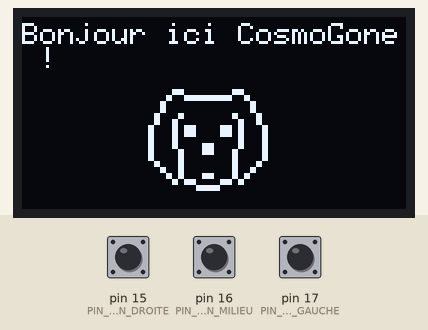
A sketch run on a simulated Arduino Uno, built with avr-gcc and run on an emulated ATmega328P. On the bench: 128×64 one-colour display. The test bench sets the inputs (shaded band); at power-on: pin 17 (PIN_BOUTON_GAUCHE) HIGH, pin 16 (PIN_BOUTON_MILIEU) HIGH, pin 15 (PIN_BOUTON_DROITE) HIGH.

Above: at 1.2 s.
1.3 s: pin 17 (PIN_BOUTON_GAUCHE) pulled LOW for 0.15 s
At 2.7 s:
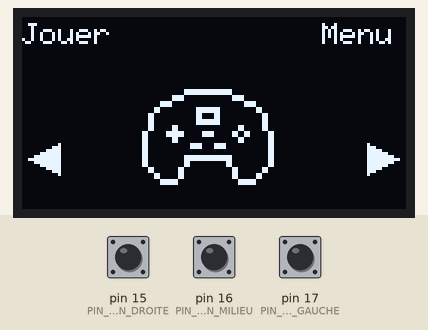
3.0 s: pin 16 (PIN_BOUTON_MILIEU) pulled LOW for 1 s
At 5.1 s:
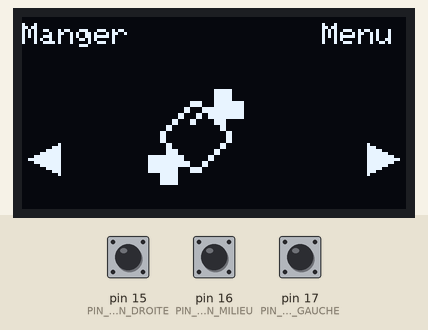
5.5 s: pin 15 (PIN_BOUTON_DROITE) pulled LOW for 0.15 s
At 6.9 s:
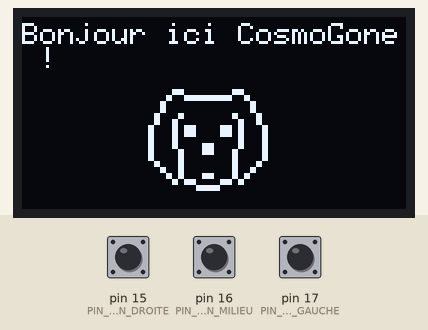
7.2 s: pin 17 (PIN_BOUTON_GAUCHE) pulled LOW for 1 s
At 8.4 s:
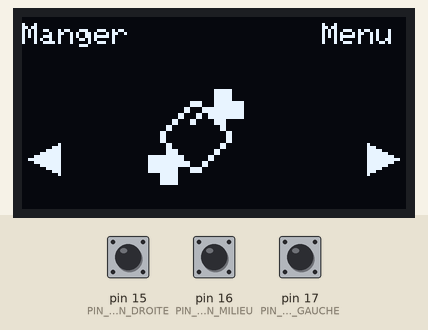
9.7 s: pin 15 (PIN_BOUTON_DROITE) pulled LOW for 1 s
At 10.3 s:
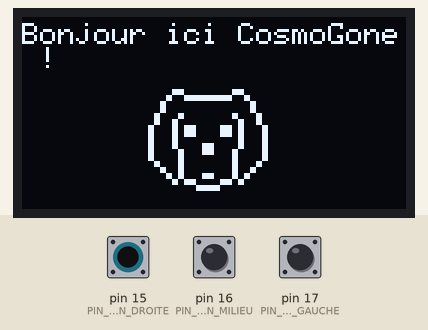
Timing chart, 0 to 12.7 s (numbered marks = the images above; inputs shaded):
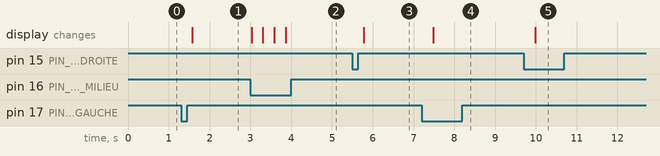

The sketch:

doneMenu.ino
```cpp
#include <SPI.h>
#include <Wire.h>
#include <Adafruit_GFX.h>
#include <Adafruit_SSD1306.h>

enum EtatAffichage { AFFICHER_MENU };

#define SCREEN_WIDTH 128
#define SCREEN_HEIGHT 64

#define brocheResetOLED    -1
#define adresseI2CecranOLED 0x3C

const int PIN_BOUTON_MILIEU = 16;
const int PIN_BOUTON_GAUCHE = 17;
const int PIN_BOUTON_DROITE = 15;

Adafruit_SSD1306 display(SCREEN_WIDTH, SCREEN_HEIGHT, &Wire, brocheResetOLED);

const unsigned char Tcosmo [] PROGMEM = {
	0x00, 0xf0, 0x00, 0x0f, 0x00, 0x00, 0xf0, 0x00, 0x0f, 0x00, 0x03, 0x0f, 0xff, 0xf0, 0xc0, 0x03,
	0x0f, 0xff, 0xf0, 0xc0, 0x0c, 0x00, 0x00, 0x00, 0x30, 0x0c, 0x00, 0x00, 0x00, 0x30, 0x0c, 0x00,
	0x00, 0x00, 0x30, 0x0c, 0x00, 0x00, 0x00, 0x30, 0x30, 0x30, 0x00, 0x0c, 0x0c, 0x30, 0x30, 0x00,
	0x0c, 0x0c, 0x30, 0xc0, 0x00, 0x03, 0x0c, 0x30, 0xc0, 0x00, 0x03, 0x0c, 0xc0, 0xcf, 0x00, 0xf3,
	0x03, 0xc0, 0xcf, 0x00, 0xf3, 0x03, 0xc0, 0xcf, 0x00, 0xf3, 0x03, 0xc0, 0xcf, 0x00, 0xf3, 0x03,
	0xc0, 0xc0, 0x00, 0x03, 0x03, 0xc0, 0xc0, 0x00, 0x03, 0x03, 0xc0, 0xc0, 0x3c, 0x03, 0x03, 0xc0,
	0xc0, 0x3c, 0x03, 0x03, 0xc0, 0x30, 0x3c, 0x0c, 0x03, 0xc0, 0x30, 0x3c, 0x0c, 0x03, 0xc0, 0x30,
	0x00, 0x0c, 0x03, 0xc0, 0x30, 0x00, 0x0c, 0x03, 0x30, 0x30, 0x00, 0x0c, 0x0c, 0x30, 0x30, 0x00,
	0x0c, 0x0c, 0x0c, 0x30, 0x00, 0x0c, 0x30, 0x0c, 0x30, 0x00, 0x0c, 0x30, 0x03, 0x30, 0x3c, 0x0c,
	0xc0, 0x03, 0x30, 0x3c, 0x0c, 0xc0, 0x00, 0xcf, 0x00, 0xf3, 0x00, 0x00, 0xcf, 0x00, 0xf3, 0x00,
	0x00, 0x00, 0xff, 0x00, 0x00, 0x00, 0x00, 0xff, 0x00, 0x00
};
const unsigned char Tfood [] PROGMEM = {
	0x00, 0x00, 0x03, 0xf0, 0x00, 0x00, 0x03, 0xf0, 0x00, 0x00, 0x03, 0xf0, 0x00, 0x00, 0x03, 0xf0,
	0x00, 0x03, 0xc3, 0xff, 0x00, 0x03, 0xc3, 0xff, 0x00, 0x0c, 0x3f, 0xff, 0x00, 0x0c, 0x3f, 0xff,
	0x00, 0x30, 0xcf, 0xff, 0x00, 0x30, 0xcf, 0xff, 0x00, 0xc3, 0x03, 0xc0, 0x00, 0xc3, 0x03, 0xc0,
	0x03, 0x00, 0x00, 0xc0, 0x03, 0x00, 0x00, 0xc0, 0x0c, 0x00, 0x00, 0x30, 0x0c, 0x00, 0x00, 0x30,
	0x0c, 0x00, 0x00, 0x30, 0x0c, 0x00, 0x00, 0x30, 0x03, 0x00, 0x00, 0xc0, 0x03, 0x00, 0x00, 0xc0,
	0x03, 0xc0, 0x03, 0x00, 0x03, 0xc0, 0x03, 0x00, 0xff, 0xf0, 0x0c, 0x00, 0xff, 0xf0, 0x0c, 0x00,
	0xff, 0xfc, 0x30, 0x00, 0xff, 0xfc, 0x30, 0x00, 0xff, 0xc3, 0xc0, 0x00, 0xff, 0xc3, 0xc0, 0x00,
	0x0f, 0xc0, 0x00, 0x00, 0x0f, 0xc0, 0x00, 0x00, 0x0f, 0xc0, 0x00, 0x00, 0x0f, 0xc0, 0x00, 0x00
};
const unsigned char Tplay [] PROGMEM = {
		0x00, 0x03, 0xff, 0xfc, 0x00, 0x00, 0x00, 0x03, 0xff, 0xfc, 0x00, 0x00, 0x00, 0x3c, 0x00, 0x03,
	0xc0, 0x00, 0x00, 0x3c, 0x00, 0x03, 0xc0, 0x00, 0x03, 0xc0, 0x00, 0x00, 0x3c, 0x00, 0x03, 0xc0,
	0x00, 0x00, 0x3c, 0x00, 0x0c, 0x00, 0x3f, 0xc0, 0x03, 0x00, 0x0c, 0x00, 0x3f, 0xc0, 0x03, 0x00,
	0x30, 0x00, 0x30, 0xc0, 0x00, 0xc0, 0x30, 0x00, 0x30, 0xc0, 0x00, 0xc0, 0x30, 0x00, 0x3f, 0xc0,
	0x00, 0xc0, 0x30, 0x00, 0x3f, 0xc0, 0x00, 0xc0, 0x30, 0x30, 0x00, 0x00, 0xc0, 0xc0, 0x30, 0x30,
	0x00, 0x00, 0xc0, 0xc0, 0xc0, 0xfc, 0x0f, 0x03, 0x30, 0x30, 0xc0, 0xfc, 0x0f, 0x03, 0x30, 0x30,
	0xc0, 0x30, 0x00, 0x00, 0xc0, 0x30, 0xc0, 0x30, 0x00, 0x00, 0xc0, 0x30, 0xc0, 0x00, 0xf0, 0xf0,
	0x00, 0x30, 0xc0, 0x00, 0xf0, 0xf0, 0x00, 0x30, 0xc0, 0x00, 0x00, 0x00, 0x00, 0x30, 0xc0, 0x00,
	0x00, 0x00, 0x00, 0x30, 0xc0, 0x03, 0xff, 0xfc, 0x00, 0x30, 0xc0, 0x03, 0xff, 0xfc, 0x00, 0x30,
	0xc0, 0x03, 0x00, 0x0c, 0x00, 0x30, 0xc0, 0x03, 0x00, 0x0c, 0x00, 0x30, 0x30, 0x0c, 0x00, 0x03,
	0x00, 0xc0, 0x30, 0x0c, 0x00, 0x03, 0x00, 0xc0, 0x0c, 0x0c, 0x00, 0x03, 0x03, 0x00, 0x0c, 0x0c,
	0x00, 0x03, 0x03, 0x00, 0x03, 0xf0, 0x00, 0x00, 0xfc, 0x00, 0x03, 0xf0, 0x00, 0x00, 0xfc, 0x00
};
const unsigned char Tsettings [] PROGMEM = {
0x00, 0x03, 0xc0, 0x00, 0x00, 0x03, 0xc0, 0x00, 0x00, 0x0f, 0xf0, 0x00, 0x00, 0x0f, 0xf0, 0x00,
	0x03, 0xcf, 0xf3, 0xc0, 0x03, 0xcf, 0xf3, 0xc0, 0x0f, 0xff, 0xff, 0xf0, 0x0f, 0xff, 0xff, 0xf0,
	0x0f, 0xff, 0xff, 0xf0, 0x0f, 0xff, 0xff, 0xf0, 0x03, 0xff, 0xff, 0xc0, 0x03, 0xff, 0xff, 0xc0,
	0x3f, 0xfc, 0x3f, 0xfc, 0x3f, 0xfc, 0x3f, 0xfc, 0xff, 0xf0, 0x0f, 0xff, 0xff, 0xf0, 0x0f, 0xff,
	0xff, 0xf0, 0x0f, 0xff, 0xff, 0xf0, 0x0f, 0xff, 0x3f, 0xfc, 0x3f, 0xfc, 0x3f, 0xfc, 0x3f, 0xfc,
	0x03, 0xff, 0xff, 0xc0, 0x03, 0xff, 0xff, 0xc0, 0x0f, 0xff, 0xff, 0xf0, 0x0f, 0xff, 0xff, 0xf0,
	0x0f, 0xff, 0xff, 0xf0, 0x0f, 0xff, 0xff, 0xf0, 0x03, 0xcf, 0xf3, 0xc0, 0x03, 0xcf, 0xf3, 0xc0,
	0x00, 0x0f, 0xf0, 0x00, 0x00, 0x0f, 0xf0, 0x00, 0x00, 0x03, 0xc0, 0x00, 0x00, 0x03, 0xc0, 0x00
};
const unsigned char Tbathroom [] PROGMEM = {
	0x00, 0xf0, 0x00, 0x00, 0x00, 0x00, 0xf0, 0x00, 0x00, 0x00, 0x03, 0x0c, 0x00, 0x00, 0x00, 0x03,
	0x0c, 0x00, 0x00, 0x00, 0x0c, 0x0c, 0x00, 0x00, 0x00, 0x0c, 0x0c, 0x00, 0x00, 0x00, 0x0c, 0x3f,
	0x00, 0x00, 0x00, 0x0c, 0x3f, 0x00, 0x00, 0x00, 0x0c, 0x00, 0x00, 0x00, 0x00, 0x0c, 0x00, 0x00,
	0x00, 0x00, 0x0c, 0x00, 0x00, 0x00, 0x00, 0x0c, 0x00, 0x00, 0x00, 0x00, 0x0c, 0x00, 0x00, 0x00,
	0x00, 0x0c, 0x00, 0x00, 0x00, 0x00, 0x0f, 0x00, 0x00, 0x00, 0x00, 0x0f, 0x00, 0x00, 0x00, 0x00,
	0x0c, 0x00, 0x00, 0x00, 0x00, 0x0c, 0x00, 0x00, 0x00, 0x00, 0x3f, 0xff, 0xff, 0xff, 0x00, 0x3f,
	0xff, 0xff, 0xff, 0x00, 0xc0, 0x00, 0x00, 0x00, 0xc0, 0xc0, 0x00, 0x00, 0x00, 0xc0, 0x3f, 0xff,
	0xff, 0xff, 0x00, 0x3f, 0xff, 0xff, 0xff, 0x00, 0x30, 0x00, 0x00, 0x03, 0x00, 0x30, 0x00, 0x00,
	0x03, 0x00, 0x30, 0x00, 0x00, 0x03, 0x00, 0x30, 0x00, 0x00, 0x03, 0x00, 0x30, 0x00, 0x00, 0x03,
	0x00, 0x30, 0x00, 0x00, 0x03, 0x00, 0x30, 0x00, 0x00, 0x03, 0x00, 0x30, 0x00, 0x00, 0x03, 0x00,
	0x30, 0x00, 0x00, 0x03, 0x00, 0x30, 0x00, 0x00, 0x03, 0x00, 0x30, 0x00, 0x00, 0x03, 0x00, 0x30,
	0x00, 0x00, 0x03, 0x00, 0x0c, 0x00, 0x00, 0x0c, 0x00, 0x0c, 0x00, 0x00, 0x0c, 0x00, 0x0c, 0x00,
	0x00, 0x0c, 0x00, 0x0c, 0x00, 0x00, 0x0c, 0x00, 0x03, 0x00, 0x00, 0x30, 0x00, 0x03, 0x00, 0x00,
	0x30, 0x00, 0x00, 0xff, 0xff, 0xc0, 0x00, 0x00, 0xff, 0xff, 0xc0, 0x00, 0x00, 0x30, 0x03, 0x00,
	0x00, 0x00, 0x30, 0x03, 0x00, 0x00
};
const unsigned char FDroite [] PROGMEM = {
    0x80, 0x00, 0xe0, 0x00, 0xf8, 0x00, 0xfe, 0x00, 0xff, 0x80, 0xff, 0xe0, 0xff, 0x80, 0xfe, 0x00,
    0xf8, 0x00, 0xe0, 0x00, 0x80, 0x00
};
const unsigned char FGauche [] PROGMEM = {
    0x00, 0x20, 0x00, 0xe0, 0x03, 0xe0, 0x0f, 0xe0, 0x3f, 0xe0, 0xff, 0xe0, 0x3f, 0xe0, 0x0f, 0xe0,
    0x03, 0xe0, 0x00, 0xe0, 0x00, 0x20
};
const unsigned char Testbackground [] PROGMEM = {
	0xff, 0xff, 0xff, 0xff, 0xff, 0xff, 0xff, 0xff, 0xff, 0xff, 0xff, 0xff, 0xff, 0xff, 0xff, 0xff,
	0xff, 0xff, 0xff, 0xff, 0xff, 0xff, 0xff, 0xff, 0xff, 0xff, 0xff, 0xff, 0xff, 0xff, 0xff, 0xff,
	0xff, 0xff, 0xff, 0xff, 0xff, 0xff, 0xff, 0xff, 0xff, 0xff, 0xff, 0xff, 0xff, 0xff, 0xff, 0xff,
	0xff, 0xff, 0xff, 0xff, 0xff, 0xff, 0xff, 0xff, 0xff, 0xff, 0xff, 0xff, 0xff, 0xff, 0xff, 0xff,
	0xff, 0xff, 0xff, 0xff, 0xff, 0xff, 0xff, 0xff, 0xff, 0xff, 0xff, 0xff, 0xff, 0xff, 0xff, 0xff,
	0xff, 0xff, 0xff, 0xff, 0xff, 0xff, 0xff, 0xff, 0xff, 0xff, 0xff, 0xff, 0xff, 0xff, 0xff, 0xff,
	0xff, 0xff, 0xff, 0xff, 0xff, 0xff, 0xff, 0xff, 0xff, 0xff, 0xff, 0xff, 0xff, 0xff, 0xff, 0xff,
	0xff, 0xff, 0xff, 0xff, 0xff, 0xff, 0xff, 0xff, 0xff, 0xff, 0xff, 0xff, 0xff, 0xff, 0xff, 0xff,
	0xff, 0xff, 0xff, 0xff, 0xff, 0xff, 0xff, 0xff, 0xff, 0xff, 0xff, 0xff, 0xff, 0xff, 0xff, 0xff,
	0xff, 0xff, 0xff, 0xff, 0xff, 0xff, 0xff, 0xff, 0xff, 0xff, 0xff, 0xff, 0xff, 0xff, 0xff, 0xff,
	0xff, 0xff, 0xff, 0xff, 0xff, 0xff, 0xff, 0xff, 0xff, 0xff, 0xff, 0xff, 0xff, 0xff, 0xff, 0xff,
	0xff, 0xff, 0xff, 0xff, 0xff, 0xff, 0xff, 0xff, 0xff, 0xff, 0xff, 0xff, 0xff, 0xff, 0xff, 0xff,
	0xff, 0xff, 0xff, 0xff, 0xff, 0xff, 0xff, 0xff, 0xff, 0xff, 0xff, 0xff, 0xff, 0xff, 0xff, 0xff,
	0xff, 0xff, 0xff, 0xff, 0xff, 0xff, 0xff, 0xff, 0xff, 0xff, 0xff, 0xff, 0xff, 0xff, 0xff, 0xff,
	0xff, 0xff, 0xff, 0xff, 0xff, 0xff, 0xff, 0xff, 0xff, 0xff, 0xff, 0xf0, 0x00, 0x01, 0xff, 0xff,
	0xff, 0xff, 0xff, 0xff, 0xff, 0xff, 0xff, 0xff, 0xff, 0xff, 0xff, 0xf7, 0xff, 0xfd, 0xff, 0xff,
	0xff, 0xff, 0xff, 0xff, 0xff, 0xff, 0xff, 0xff, 0xff, 0xff, 0xff, 0xf4, 0x00, 0x05, 0xff, 0xff,
	0xff, 0xff, 0xff, 0xff, 0xff, 0xff, 0xff, 0xff, 0xff, 0xff, 0xff, 0xf5, 0xff, 0xf5, 0xff, 0xff,
	0xff, 0xff, 0xff, 0xff, 0xff, 0xff, 0xff, 0xff, 0xff, 0xff, 0xff, 0xf5, 0xff, 0xf5, 0xff, 0xff,
	0xff, 0xff, 0xff, 0xff, 0xff, 0xff, 0xff, 0xff, 0xff, 0xff, 0xff, 0xf5, 0xff, 0xf5, 0xff, 0xff,
	0xff, 0xff, 0xff, 0xff, 0xff, 0xff, 0xff, 0xff, 0xff, 0xff, 0xff, 0xf5, 0xff, 0xf5, 0xff, 0xff,
	0xff, 0xff, 0xff, 0xff, 0xff, 0xff, 0xff, 0xff, 0xff, 0xff, 0xff, 0xf4, 0x00, 0x05, 0xff, 0xff,
	0xff, 0xff, 0xff, 0xff, 0xff, 0xff, 0xff, 0xff, 0xff, 0xff, 0xff, 0xf7, 0xff, 0xfd, 0xff, 0xff,
	0xff, 0xff, 0xff, 0xff, 0xff, 0xff, 0xff, 0xff, 0xff, 0xff, 0xff, 0xf0, 0x00, 0x01, 0xff, 0xff,
	0xff, 0xff, 0xff, 0xff, 0xff, 0xff, 0xff, 0xff, 0xff, 0xff, 0xff, 0xff, 0xff, 0xff, 0xff, 0xff,
	0xff, 0xff, 0xff, 0xff, 0xff, 0xff, 0xff, 0xff, 0xff, 0xff, 0xff, 0xff, 0xff, 0xff, 0xff, 0xff,
	0xff, 0xff, 0x7f, 0xef, 0xff, 0xff, 0xff, 0xff, 0xff, 0xff, 0xff, 0xff, 0xff, 0xff, 0xff, 0xff,
	0xff, 0xff, 0xbf, 0xdf, 0xff, 0xff, 0xff, 0xff, 0xff, 0xff, 0xff, 0xff, 0xff, 0xff, 0xff, 0xff,
	0xff, 0xff, 0xdf, 0xbf, 0xff, 0xff, 0xff, 0xff, 0xff, 0xff, 0xff, 0xff, 0xff, 0xff, 0xff, 0xff,
	0xff, 0xff, 0xef, 0x7f, 0xff, 0xff, 0xff, 0xff, 0xff, 0xff, 0xff, 0xff, 0xff, 0xff, 0xff, 0xff,
	0xff, 0xff, 0xf6, 0xff, 0xff, 0xff, 0xff, 0xff, 0xff, 0xff, 0xff, 0xff, 0xff, 0xff, 0xff, 0xff,
	0xff, 0xff, 0xf9, 0xff, 0xff, 0xff, 0xff, 0xff, 0xff, 0xff, 0xff, 0xff, 0xff, 0xfe, 0x00, 0x00,
	0xff, 0xfe, 0x00, 0x07, 0xff, 0xff, 0xff, 0xff, 0xff, 0xff, 0xff, 0xff, 0xff, 0xfe, 0xff, 0xfe,
	0xff, 0xfc, 0xff, 0xbb, 0xff, 0xff, 0xff, 0xff, 0xff, 0xff, 0xff, 0xff, 0xff, 0xfe, 0xff, 0xfe,
	0xff, 0xfd, 0x7e, 0xbb, 0xff, 0xff, 0xff, 0xff, 0xff, 0xff, 0xff, 0xff, 0xff, 0xfe, 0xff, 0xfe,
	0xff, 0xfd, 0xbd, 0xcb, 0xff, 0xff, 0xff, 0xff, 0xff, 0xff, 0xff, 0xff, 0xff, 0xfe, 0xff, 0xfe,
	0xff, 0xfd, 0xc2, 0xdb, 0xff, 0xff, 0xff, 0xff, 0xff, 0xff, 0xff, 0xff, 0xff, 0xfe, 0x00, 0x00,
	0xff, 0xfd, 0xc7, 0x93, 0xff, 0xff, 0xff, 0xff, 0xff, 0xff, 0xff, 0xff, 0xff, 0xfe, 0xff, 0xfe,
	0xff, 0xfd, 0xcd, 0xbb, 0xff, 0xff, 0xff, 0xff, 0xff, 0xff, 0xff, 0xff, 0xff, 0xfe, 0xff, 0xfe,
	0xff, 0xfd, 0xce, 0xeb, 0xff, 0xff, 0xff, 0xff, 0xff, 0xff, 0xff, 0xff, 0xff, 0xfe, 0xff, 0xfe,
	0xff, 0xfd, 0xcf, 0x5b, 0xff, 0xff, 0xff, 0xff, 0xff, 0xff, 0xff, 0xff, 0xff, 0xfe, 0xff, 0xfe,
	0xff, 0xfe, 0x00, 0x07, 0xff, 0xff, 0xff, 0xff, 0xff, 0xff, 0xff, 0xff, 0xff, 0xfe, 0x00, 0x00,
	0xff, 0xff, 0xf0, 0xff, 0xff, 0xff, 0xff, 0xff, 0xff, 0xff, 0xff, 0xff, 0xff, 0xfe, 0xff, 0xfe,
	0xff, 0xfe, 0x00, 0x07, 0xff, 0xff, 0xff, 0xff, 0xff, 0xff, 0xff, 0xff, 0xff, 0xfe, 0xff, 0xfe,
	0xff, 0xfe, 0xff, 0xf7, 0xff, 0xff, 0xff, 0xff, 0xff, 0xff, 0xff, 0xff, 0xff, 0xfe, 0xff, 0xfe,
	0xfc, 0x00, 0x00, 0x00, 0x07, 0xff, 0xff, 0xff, 0xff, 0xff, 0xff, 0xff, 0xff, 0xfe, 0xff, 0xfe,
	0xfd, 0xf7, 0xee, 0xfd, 0xf7, 0xff, 0xff, 0xff, 0xff, 0xff, 0xff, 0xff, 0xff, 0xfe, 0x00, 0x00,
	0xfd, 0xdd, 0xff, 0xf7, 0x77, 0xff, 0xff, 0xff, 0xff, 0xff, 0xff, 0xff, 0xff, 0xfe, 0xff, 0xfe,
	0xfd, 0x7f, 0x6e, 0xdf, 0xd7, 0xff, 0xff, 0xff, 0xff, 0xff, 0xff, 0xff, 0xff, 0xfe, 0xff, 0xfe,
	0xfd, 0xff, 0xdf, 0x7f, 0xf7, 0xff, 0xff, 0xff, 0xff, 0xff, 0xff, 0xff, 0xff, 0xfe, 0xff, 0xfe,
	0xfc, 0xaa, 0xae, 0xaa, 0xa7, 0xff, 0xff, 0xff, 0xff, 0xff, 0xff, 0xff, 0xff, 0xfe, 0xff, 0xfe,
	0xfd, 0xff, 0xe0, 0xff, 0xf7, 0xff, 0xff, 0xff, 0xff, 0xff, 0xff, 0xff, 0xff, 0xfe, 0x00, 0x00,
	0xfd, 0xfe, 0x1b, 0x0f, 0xf7, 0xff, 0xff, 0xff, 0xff, 0xff, 0x80, 0x00, 0xff, 0xfe, 0xff, 0xfe,
	0xfd, 0xf1, 0xff, 0xf1, 0xf7, 0xff, 0xff, 0xff, 0xff, 0xf0, 0x7f, 0xff, 0x07, 0xfe, 0xff, 0xfe,
	0xfd, 0x8f, 0xfb, 0xfe, 0x37, 0xff, 0xff, 0xff, 0xff, 0xcf, 0xff, 0xff, 0xf9, 0xfe, 0xff, 0xfe,
	0xfc, 0x7f, 0xff, 0xff, 0xc7, 0xff, 0xff, 0xff, 0xff, 0x3f, 0xff, 0xff, 0xfe, 0x7e, 0xff, 0xfe,
	0xfc, 0x00, 0x00, 0x00, 0x07, 0xff, 0xff, 0xff, 0xfe, 0xff, 0xff, 0xff, 0xff, 0xbe, 0x00, 0x00,
	0xf9, 0x11, 0x26, 0x48, 0x8b, 0xff, 0xff, 0xff, 0xfe, 0xff, 0xff, 0xff, 0xff, 0xbe, 0xff, 0xfe,
	0xf0, 0x88, 0x90, 0x91, 0x11, 0xff, 0xff, 0xff, 0xfe, 0xff, 0xff, 0xff, 0xff, 0xbe, 0xff, 0xfe,
	0xe4, 0x44, 0x26, 0x42, 0x22, 0xff, 0xff, 0xff, 0xff, 0x3f, 0xff, 0xff, 0xfe, 0x7e, 0xff, 0xfe,
	0xc2, 0x22, 0x50, 0xa4, 0x44, 0x7f, 0xff, 0xff, 0xff, 0xcf, 0xff, 0xff, 0xf9, 0xfe, 0xff, 0xfe,
	0x91, 0x10, 0xa6, 0x50, 0x88, 0xbf, 0xff, 0xff, 0xff, 0xf0, 0x7f, 0xff, 0x07, 0xfe, 0x00, 0x00,
	0x48, 0x89, 0x50, 0xa9, 0x11, 0x1f, 0xff, 0xff, 0xff, 0xff, 0x80, 0x00, 0xff, 0xfe, 0xb6, 0xda,
	0x00, 0x02, 0xa6, 0x54, 0x00, 0x0f, 0xff, 0xff, 0xff, 0xff, 0xff, 0xff, 0xff, 0xfe, 0x00, 0x00
};

bool cosmoBienvenueAffiche = true;
bool menuAffiche = false; // Indique si le menu est actuellement affiché ou non
bool salleDeJeuxAffiche = false; // Indique si l'écran de la salle de jeux est affiché
bool boutonGaucheAppuye = false; // Indique si le bouton gauche est appuyé
bool boutonDroitAppuye = false; // Indique si le bouton droit est appuyé
int selectionMenu = 0; // Indique l'élément actuellement sélectionné dans le menu


void CosmoBienvenue() {
    display.clearDisplay();
    display.setTextSize(1);
    display.setTextColor(WHITE);
    display.setCursor(0, 2);
    display.println("Bonjour ici CosmoGone !");
    display.drawBitmap(42, 24, Tcosmo, 40, 34, WHITE);
    display.display();
}

void afficherMenuPrincipal() {
    display.clearDisplay();

    // Affichez le bouton du milieu
    display.setTextSize(1);
    display.setTextColor(WHITE);
    display.setCursor(100, 2);
    display.print("Menu");

    // Affichez le bouton gauche et le bouton droit
    display.drawBitmap(2, 42, FGauche, 11, 11, WHITE);
    display.drawBitmap(115, 42, FDroite, 11, 11, WHITE);

    // Afficher les éléments du menu
    switch (selectionMenu) {
        case 0: // Jouer
            display.drawBitmap(40, 24, Tplay, 44, 32, WHITE);
            display.setTextSize(1);
            display.setTextColor(WHITE);
            display.setCursor(0, 2);
            display.println("Jouer");
            break;
        case 1: // Manger
            display.drawBitmap(42, 24, Tfood, 32, 32, WHITE);
            display.setTextSize(1);
            display.setTextColor(WHITE);
            display.setCursor(0, 2);
            display.println("Manger");
            break;
        case 2: // Laver
            display.drawBitmap(42, 18, Tbathroom, 34, 46, WHITE);
            display.setTextSize(1);
            display.setTextColor(WHITE);
            display.setCursor(0, 2);
            display.println("Laver");
            break;
        case 3: // Parametres
            display.drawBitmap(42, 24, Tsettings, 32, 32, WHITE);
            display.setTextSize(1);
            display.setTextColor(WHITE);
            display.setCursor(0, 2);
            display.println("Parametres");
            break;
    }

    // Affichage sur l'écran
    display.display();
}

void SalleDeJeux() {
  display.clearDisplay();
  display.drawBitmap(42, 24, Testbackground, 40, 34, WHITE);
  display.display();
}

void validerTplay() {
    unsigned long tempsDebutAppui = millis();
    while (digitalRead(PIN_BOUTON_GAUCHE) == LOW) {
        // Attendre que le bouton soit relâché ou que le temps limite soit atteint
        if (millis() - tempsDebutAppui >= 5000) {
            // Si le bouton est maintenu enfoncé pendant au moins 5 secondes,
            // valider l'icône Tplay et afficher la salle de jeux
            salleDeJeuxAffiche = true;
            SalleDeJeux(); // Afficher la salle de jeux
            while (digitalRead(PIN_BOUTON_GAUCHE) == LOW) {
                // Attendez que le bouton soit relâché avant de continuer
            }
            // Une fois que le bouton est relâché, revenez au menu principal
            salleDeJeuxAffiche = false;
            afficherMenuPrincipal();
            return;
        }
    }
}

void setup() {
    pinMode(PIN_BOUTON_MILIEU, INPUT_PULLUP);
    pinMode(PIN_BOUTON_GAUCHE, INPUT_PULLUP);
    pinMode(PIN_BOUTON_DROITE, INPUT_PULLUP);
    display.begin(SSD1306_SWITCHCAPVCC, adresseI2CecranOLED);
    display.clearDisplay();
    CosmoBienvenue(); // Affiche l'écran de bienvenue au démarrage
    Serial.begin(9600);
}

void loop() {
    // Si le bouton du milieu est pressé et que le menu n'est pas déjà affiché, affichez-le
    if (digitalRead(PIN_BOUTON_GAUCHE) == LOW && !menuAffiche) {
        delay(250); // Délai pour éviter la détection multiple de l'appui sur le bouton
        menuAffiche = true;
        afficherMenuPrincipal();
    }

    // Si le menu est affiché, vérifiez les boutons gauche et droit pour naviguer dans le menu
    if (menuAffiche) {
        // Vérifiez si le bouton droit est pressé
        if (digitalRead(PIN_BOUTON_MILIEU) == LOW) {
            // Sélectionner l'élément suivant dans le menu
            selectionMenu = (selectionMenu + 1) % 3;
            afficherMenuPrincipal();
            delay(250); // Délai pour éviter la détection multiple de l'appui sur le bouton
        }

        // Si le bouton de DROITE est pressé alors que le menu est affiché, cachez-le
        if (digitalRead(PIN_BOUTON_DROITE) == LOW) {
            delay(250); // Délai pour éviter la détection multiple de l'appui sur le bouton
            menuAffiche = false;
            CosmoBienvenue();
        }
    }
}
```

Measured:
- after the input at 1.3 s, the display: changes after 0.28 s (image 1)
- after the input at 3.0 s, the display: changes at once (image 2)
- after the input at 5.5 s, the display: changes after 0.28 s (image 3)
- after the input at 7.2 s, the display: changes after 0.28 s (image 4)
- after the input at 9.7 s, the display: changes after 0.28 s (image 5)
